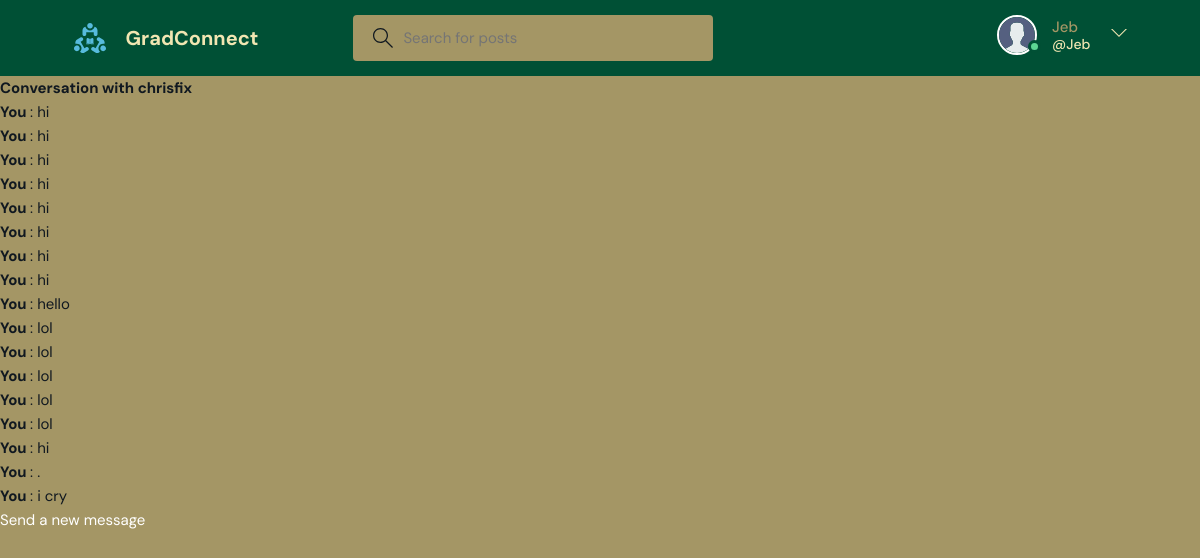
Page /view_message/12/ (signed in) on the committed database.
### base/models.py (models this page shows, shortened)
class User(AbstractUser):
    name = models.CharField(max_length=200, null=True)
    email = models.EmailField(unique=True, null=True)
    bio = models.TextField(null=True)
    avatar = models.ImageField(null=True, default="avatar.svg")
    USERNAME_FIELD = 'email'
    REQUIRED_FIELDS = ['username']

class DirectMessage(models.Model):
    sender = models.ForeignKey(User, related_name='sent_messages', on_delete=models.CASCADE)
    recipient = models.ForeignKey(User, related_name='received_messages', on_delete=models.CASCADE)
    body = models.TextField()
    created_at = models.DateTimeField(auto_now_add=True)
    class Meta:
        ordering = ['-created_at']
    def __str__(self):
        return " "

### base/views.py (the view)
# urls.py: path('view_message/<int:recipient_id>/', views.view_direct_message_with_recipient, name='view_direct_message_with_recipient'),
@login_required
def view_direct_message_with_recipient(request, recipient_id):
    messages = DirectMessage.objects.filter(
        (Q(sender=request.user) & Q(recipient_id=recipient_id)) |
        (Q(sender_id=recipient_id) & Q(recipient=request.user))
    ).order_by('created_at')
    recipient = User.objects.get(id=recipient_id)
    return render(request, 'base/view_direct_message_with_recipient.html', {
        'messages': messages,
        'recipient_id': recipient_id,
        'recipient': recipient,  # Pass the recipient object to the template
    })

### base/templates/base/view_direct_message_with_recipient.html
{% extends 'main.html' %}
{% block content %}
  <h2 class="conversation-heading">Conversation with {{ recipient.username }}</h2>
  {% if messages %}
    <ul>
      {% for message in messages %}
        <li>
          <strong>
            {% if message.sender == request.user %}
              You
            {% else %}
              {{ message.sender.username }}
            {% endif %}
          </strong>: {{ message.body }}
        </li>
      {% endfor %}
    </ul>
  {% else %}
    <p>No messages yet.</p>
  {% endif %}
  <p><a href="{% url 'send_direct_message' recipient_id=recipient.id %}">Send a new message</a></p>
{% endblock content %}

### templates/navbar.html (shortened to what this page needs)
{% load static %}
<header class="header header--loggedIn">
    <div class="container">
        <a href="{% url 'home' %}" class="header__logo">
            <img src="{% static 'images/logo.svg' %}" />
            <h1>GradConnect</h1>
        </a>
        <form class="header__search" method="GET" action="{% url 'home' %}">
            <label>
                <input name="q" placeholder="Search for posts" />
            </label>
        </form>
        <nav class="header__menu">
            {% if request.user.is_authenticated %}
            <div class="header__user">
                <a href="{% url 'update-user' %}">
                    <div class="avatar avatar--medium active">
                        <img src="{{request.user.avatar.url}}" />
                    </div>
                    <p>{{request.user.username}} <span>@{{request.user.username}}</span></p>
                </a>
                <button class="dropdown-button">
                    <svg version="1.1" xmlns="http://www.w3.org/2000/svg" width="32" height="32" viewBox="0 0 32 32">
                        <title>chevron-down</title>
                        <path d="M16 21l-13-13h-3l16 16 16-16h-3l-13 13z"></path>
                    </svg>
                </button>
            </div>
            {% else %}
            <a href="{% url 'login' %}">
                <img src="{% static 'images/avatar.svg' %}" />
                <p>Login</p>
            </a>
            {% endif %}
        </nav>
    </div>
</header>

### static/styles/style.css (style rules this page uses)
:root { --color-main: #FFFFFF; --color-main-light: #899064; --color-dark: #005035; --color-dark-medium: #A49665; --color-dark-light: #2a5b2e; --color-light: #F1E6B2; --color-gray: #8b8b8b; --color-light-gray: #101820; --color-bg: #A49665; --color-success: #5dd693; --color-error: #802F2D; }
* { font-family: "DM Sans", -apple-system, BlinkMacSystemFont, "Segoe UI", Roboto, Oxygen, Ubuntu, Cantarell, "Open Sans", "Helvetica Neue", sans-serif; margin: 0; padding: 0; box-sizing: border-box; text-rendering: optimizeLegibility; font-size: inherit; }
html { font-size: 56.25%; }
@media only screen and (min-width: 1200px) { html { font-size: 62.5%; } }
body { line-height: 1.6; font-weight: 400; font-size: 1.5rem; color: var(--color-light-gray); background-color: var(--color-bg); min-height: 100vh; }
img { width: 100%; }
a { display: inline-block; color: var(--color-main); text-decoration: none; }
.container { max-width: 120rem; width: 90%; margin: auto; }
.avatar { position: relative; display: inline-block; border-radius: 50%; border: 2px solid var(--color-main); }
.avatar img { display: block; border-radius: 50%; object-fit: cover; object-position: center; }
.avatar::after { content: ""; display: block; position: absolute; background-color: var(--color-gray); z-index: 111; border-radius: 50%; border: 0.3rem solid var(--color-dark); }
.avatar.active::after { background-color: var(--color-success); }
.avatar.avatar--medium img { width: 3.6rem; height: 3.6rem; border-radius: 50%; }
.avatar.avatar--medium:after { width: 0.7rem; height: 0.7rem; bottom: 0px; right: -6px; }
.header { padding: 1.5rem; background-color: var(--color-dark); }
.header > .container { display: flex; gap: 9.5rem; }
.header__logo, .header__user { display: flex; gap: 2rem; align-items: center; }
.header__logo > img { height: 3.2rem; width: 3.2rem; }
.header__logo > h1 { font-weight: 700; font-size: 2rem; color: var(--color-light); }
.header__search > label { background-color: var(--color-bg); padding: 1.3rem 1rem; display: flex; align-items: center; gap: 1rem; border-radius: 4px; }
.header__search svg { fill: var(--color-light-gray); width: 2rem; height: 2rem; margin-left: 1rem; }
.header__search input { width: 30rem; background: transparent; border: none; outline: none; color: var(--color-light-gray); }
.header__menu { margin-left: auto; position: relative; }
.header__menu a { display: flex; gap: 1.5rem; align-items: center; font-weight: 500; text-decoration: none; color: var(--color-bg); }
.header__menu img { height: 3.6rem; }
.header__menu p { line-height: 1.2; }
.header__menu span { color: var(--color-light); font-weight: 500; font-size: 1.4rem; display: block; }
.header__menu svg { width: 1.6rem; height: 1.6rem; fill: var(--color-light); }
.dropdown-button { background: transparent; border: 0; outline: 0; cursor: pointer; color: var(--color-dark) }

### rows in the picture
User: user.avatar (placeholder picture), user.username "Jeb"
User: username "chrisfix"
DirectMessage: shows "You", body "hi"
DirectMessage: shows "You", body "hi"
DirectMessage: shows "You", body "hi"
DirectMessage: shows "You", body "hi"
DirectMessage: shows "You", body "hi"
DirectMessage: shows "You", body "hi"
DirectMessage: shows "You", body "hi"
DirectMessage: shows "You", body "hi"
DirectMessage: shows "You", body "hello"
DirectMessage: shows "You", body "lol"
DirectMessage: shows "You", body "lol"
DirectMessage: shows "You", body "lol"
DirectMessage: shows "You", body "lol"
DirectMessage: shows "You", body "lol"
DirectMessage: shows "You", body "hi"
DirectMessage: shows "You", body "."
DirectMessage: shows "You", body "i cry"
